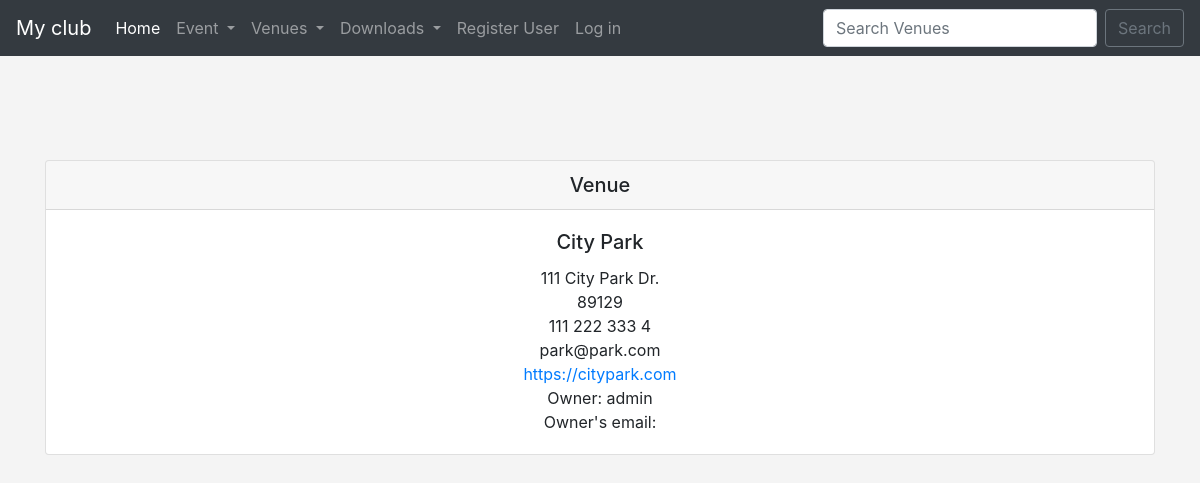
Page /show_venue/1 on the earlier database version.
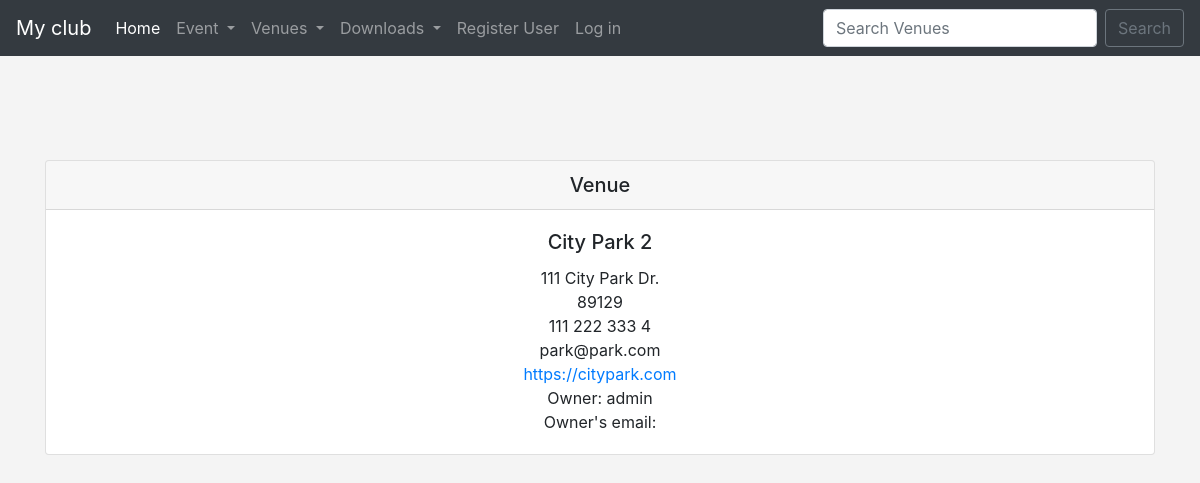
Same page on the later database version.
### events/models.py (models this page shows)
class Venue(models.Model):
    name = models.CharField('Venue Name', max_length=120)
    address = models.CharField(max_length=300)
    zip_code = models.CharField('Zip Code', max_length=15)
    phone = models.CharField('Contact Phone', max_length=25, blank=True)
    web = models.URLField('Website Address', blank=True)
    email_address = models.EmailField('Email address', blank=True)
    owner = models.IntegerField('Venue Owner', blank=False, default=1)  # blank=False - can't be empty
    def __str__(self):
        return self.name

### events/views.py (the view)
# urls.py: path('show_venue/<venue_id>', views.show_venue, name='show-venue'),
def show_venue(request, venue_id):
    venue = Venue.objects.get(id=venue_id)
    venue_owner = User.objects.get(id=venue.owner)  # Grabs username of owner - but grabs the object itself
    return render(request, 'events/show_venue.html', {
        'venue': venue,
        'venue_owner': venue_owner
    })

### events/templates/events/show_venue.html (shortened to what this page needs)
{% extends 'events/base.html' %}
{% block content %}
    <center>
        <br><br>
        <div class="card">
              <h5 class="card-header">Venue</h5>
              <div class="card-body">
                    <h5 class="card-title">{{ venue }}</h5>
                    <p class="card-text">
                        {{ venue.address }}<br>
                        {{ venue.zip_code }}<br>
                        {{ venue.phone }}<br>
                        {{ venue.email_address }}<br>
                        <a href="{{ venue.web }}">{{ venue.web }}</a><br>
                        Owner: {{ venue_owner }}<br>
                        Owner's email: {{ venue_owner.email }}
                    </p>
              </div>
        </div>
            <br><br>
    </center>
{% endblock %}

Differences in the rows shown:
changed Venue "111 City Park Dr.": name "City Park" → "City Park 2"
